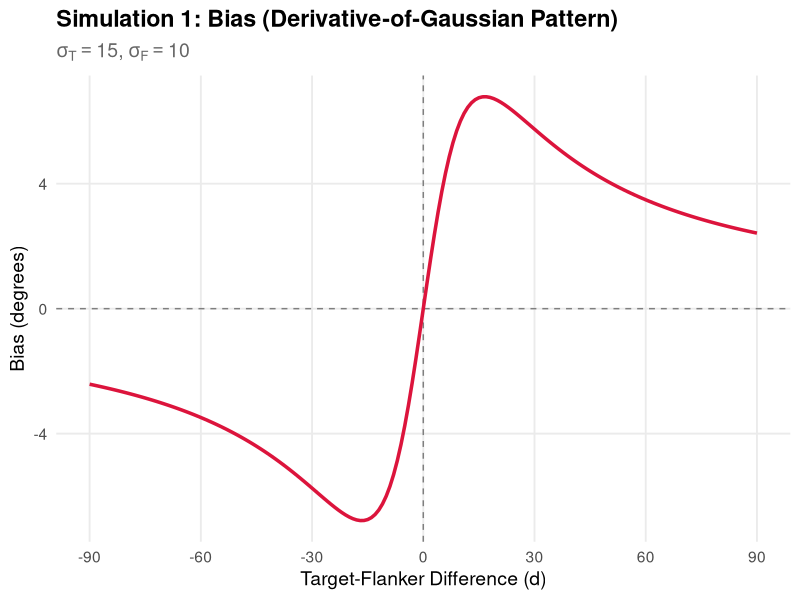
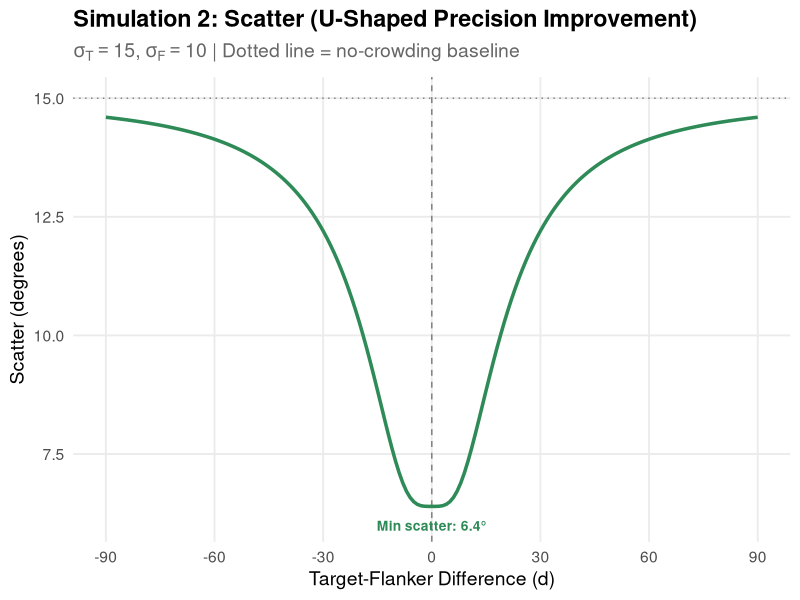
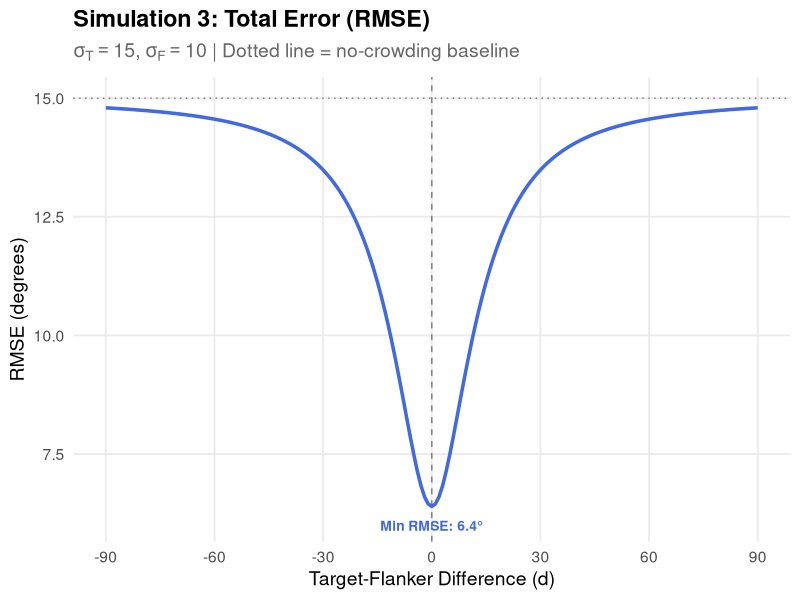
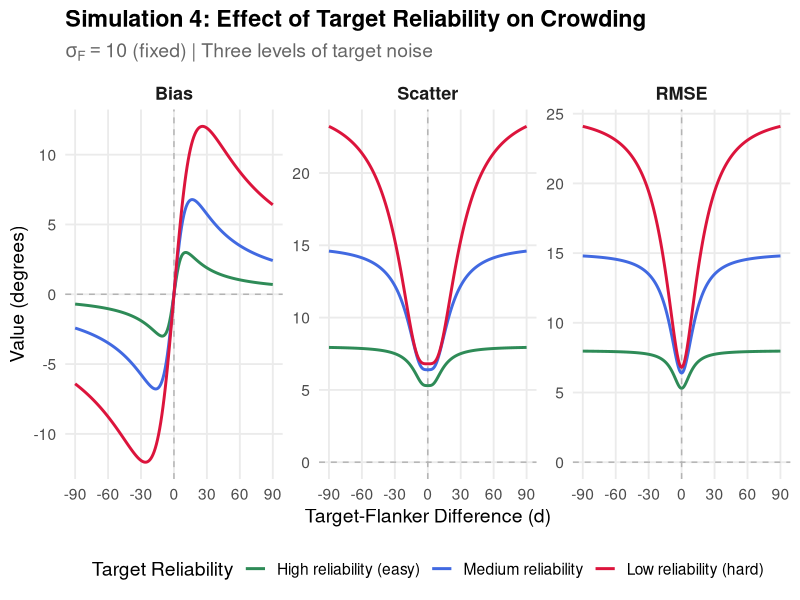
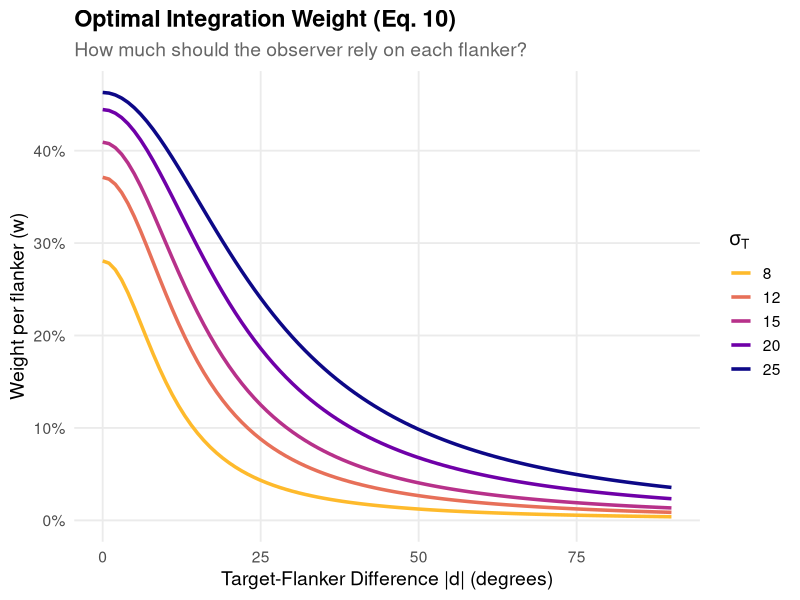
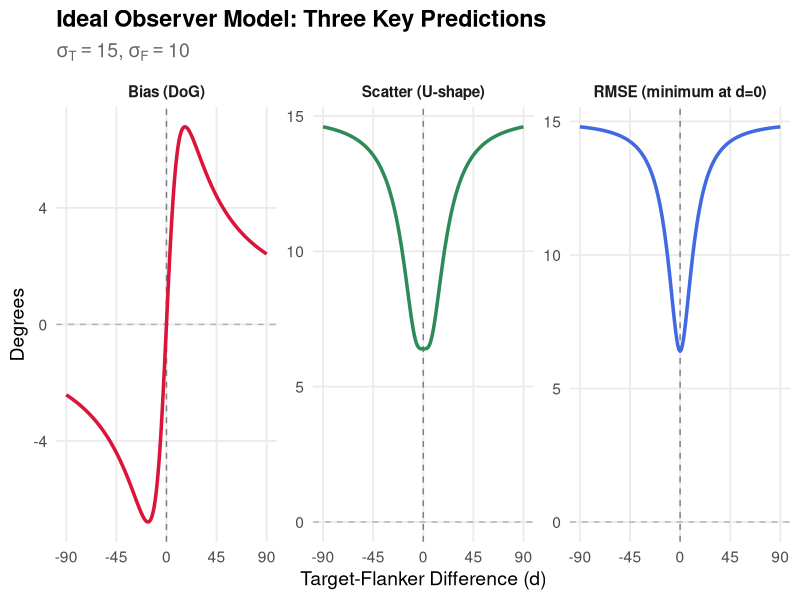
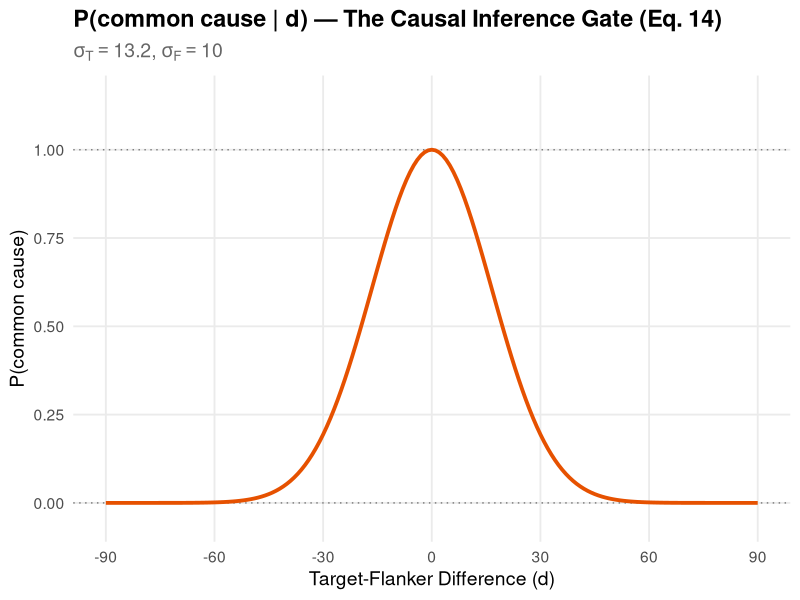
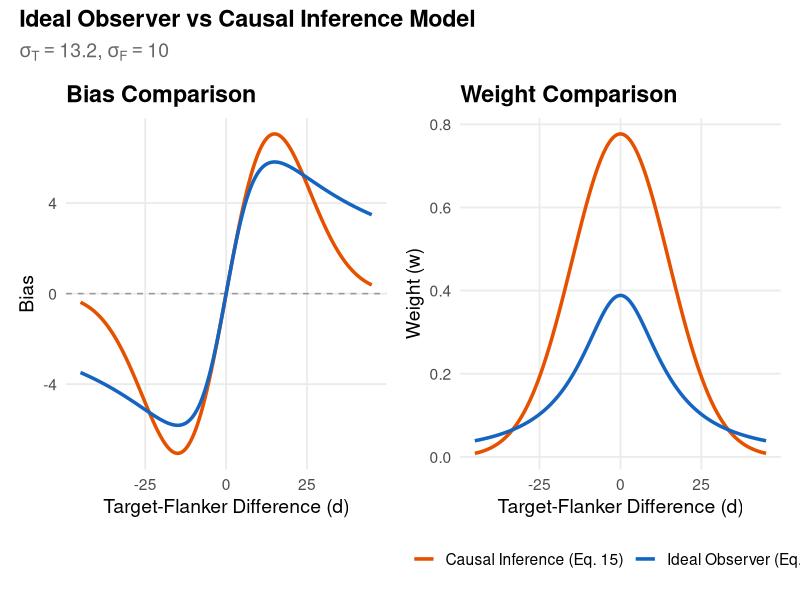

Here is the R script that generated these plots, in order:
## ---- chunk 1
#| label: setup
library(tidyverse)
library(patchwork)

theme_set(
  theme_minimal(base_size = 14) +
    theme(
      panel.grid.minor = element_blank(),
      plot.title = element_text(face = "bold"),
      plot.subtitle = element_text(color = "grey40")
    )
)
## ---- chunk 2
#| label: bias-function
compute_bias <- function(w, d) {
  2 * w * d
}
## ---- chunk 3
#| label: scatter-function
compute_scatter <- function(w, sigma_T, sigma_F) {
  sqrt(2 * w^2 * sigma_F^2 + (1 - 2 * w)^2 * sigma_T^2)
}
## ---- chunk 4
#| label: total-error-sq
total_error_sq <- function(w, d, sigma_T, sigma_F) {
  4 * w^2 * d^2 + 2 * w^2 * sigma_F^2 + (1 - 4*w + 4*w^2) * sigma_T^2
}
## ---- chunk 5
#| label: optimal-weight
optimal_weight <- function(sigma_T, sigma_F, d) {
  sigma_T^2 / (2 * sigma_T^2 + sigma_F^2 + 2 * d^2)
}
## ---- chunk 6
#| label: weight-examples
examples <- tribble(
  ~sigma_T, ~sigma_F, ~d,
  13.2,     10.0,     0,
  13.2,     10.0,     15,
  13.2,     10.0,     45,
  10.0,     13.2,     0,
  10.0,     10.0,     0
)

examples <- examples %>%
  mutate(
    w = optimal_weight(sigma_T, sigma_F, d),
    target_weight = 1 - 2 * w,
    description = case_when(
      sigma_T == 13.2 & d == 0  ~ "Unreliable T, identical flankers",
      sigma_T == 13.2 & d == 15 ~ "Unreliable T, moderate d",
      sigma_T == 13.2 & d == 45 ~ "Unreliable T, very different",
      sigma_T == 10.0 & sigma_F == 13.2 ~ "Reliable T, unreliable F",
      sigma_T == 10.0 & sigma_F == 10.0 ~ "Equal reliability"
    )
  )

knitr::kable(
  examples %>% select(description, sigma_T, sigma_F, d, w, target_weight),
  digits = 3,
  col.names = c("Condition", "σ_T", "σ_F", "d", "w (per flanker)", "1-2w (target)")
)
## ---- chunk 7
#| label: rmse-function
compute_rmse <- function(bias, scatter) {
  sqrt(bias^2 + scatter^2)
}
## ---- chunk 8
#| label: sim1-bias
#| fig-width: 8
#| fig-height: 5

sigma_T <- 15
sigma_F <- 10
d_range <- seq(-90, 90, by = 1)

sim1 <- tibble(
  d = d_range,
  w = optimal_weight(sigma_T, sigma_F, d_range),
  bias = compute_bias(w, d_range)
)

ggplot(sim1, aes(x = d, y = bias)) +
  geom_hline(yintercept = 0, linetype = "dashed", color = "grey50") +
  geom_vline(xintercept = 0, linetype = "dashed", color = "grey50") +
  geom_line(linewidth = 1.2, color = "#DC143C") +
  labs(
    title = "Simulation 1: Bias (Derivative-of-Gaussian Pattern)",
    subtitle = bquote(sigma[T] == .(sigma_T) * "," ~ sigma[F] == .(sigma_F)),
    x = "Target-Flanker Difference (d)",
    y = "Bias (degrees)"
  ) +
  scale_x_continuous(breaks = seq(-90, 90, 30))
## ---- chunk 9
#| label: sim2-scatter
#| fig-width: 8
#| fig-height: 5

sim2 <- tibble(
  d = d_range,
  w = optimal_weight(sigma_T, sigma_F, d_range),
  scatter = compute_scatter(w, sigma_T, sigma_F)
)

ggplot(sim2, aes(x = d, y = scatter)) +
  geom_hline(yintercept = sigma_T, linetype = "dotted", color = "grey50") +
  geom_vline(xintercept = 0, linetype = "dashed", color = "grey50") +
  geom_line(linewidth = 1.2, color = "#2E8B57") +
  labs(
    title = "Simulation 2: Scatter (U-Shaped Precision Improvement)",
    subtitle = bquote(sigma[T] == .(sigma_T) * "," ~ sigma[F] == .(sigma_F) ~
                      "| Dotted line = no-crowding baseline"),
    x = "Target-Flanker Difference (d)",
    y = "Scatter (degrees)"
  ) +
  scale_x_continuous(breaks = seq(-90, 90, 30)) +
  annotate("text", x = 0, y = min(sim2$scatter) - 0.3,
           label = paste0("Min scatter: ", round(min(sim2$scatter), 1), "\u00b0"),
           hjust = 0.5, vjust = 1, size = 3.5, color = "#2E8B57", fontface = "bold")
## ---- chunk 10
#| label: sim3-rmse
#| fig-width: 8
#| fig-height: 5

sim3 <- tibble(
  d = d_range,
  w = optimal_weight(sigma_T, sigma_F, d_range),
  bias = compute_bias(w, d_range),
  scatter = compute_scatter(w, sigma_T, sigma_F),
  rmse = compute_rmse(bias, scatter)
)

ggplot(sim3, aes(x = d, y = rmse)) +
  geom_hline(yintercept = sigma_T, linetype = "dotted", color = "grey50") +
  geom_vline(xintercept = 0, linetype = "dashed", color = "grey50") +
  geom_line(linewidth = 1.2, color = "#4169E1") +
  labs(
    title = "Simulation 3: Total Error (RMSE)",
    subtitle = bquote(sigma[T] == .(sigma_T) * "," ~ sigma[F] == .(sigma_F) ~
                      "| Dotted line = no-crowding baseline"),
    x = "Target-Flanker Difference (d)",
    y = "RMSE (degrees)"
  ) +
  scale_x_continuous(breaks = seq(-90, 90, 30)) +
  annotate("text", x = 0, y = min(sim3$rmse) - 0.3,
           label = paste0("Min RMSE: ", round(min(sim3$rmse), 1), "\u00b0"),
           hjust = 0.5, vjust = 1, size = 3.5, color = "#4169E1", fontface = "bold")
## ---- chunk 11
#| label: sim4-reliability
#| fig-width: 10
#| fig-height: 8

sigma_F_fixed <- 10

reliability_sim <- expand_grid(
  d = d_range,
  sigma_T = c(8, 15, 25),
  sigma_F = sigma_F_fixed
) %>%
  mutate(
    reliability_desc = factor(
      case_when(
        sigma_T == 8  ~ "High reliability (easy)",
        sigma_T == 15 ~ "Medium reliability",
        sigma_T == 25 ~ "Low reliability (hard)"
      ),
      levels = c("High reliability (easy)",
                 "Medium reliability",
                 "Low reliability (hard)")
    ),
    w = optimal_weight(sigma_T, sigma_F, d),
    bias = compute_bias(w, d),
    scatter = compute_scatter(w, sigma_T, sigma_F),
    rmse = compute_rmse(bias, scatter)
  )

plot_data <- reliability_sim %>%
  pivot_longer(
    cols = c(bias, scatter, rmse),
    names_to = "metric",
    values_to = "value"
  ) %>%
  mutate(
    metric = factor(metric,
      levels = c("bias", "scatter", "rmse"),
      labels = c("Bias", "Scatter", "RMSE")
    )
  )

ggplot(plot_data, aes(x = d, y = value, color = reliability_desc)) +
  geom_hline(yintercept = 0, linetype = "dashed", color = "grey70") +
  geom_vline(xintercept = 0, linetype = "dashed", color = "grey70") +
  geom_line(linewidth = 1) +
  facet_wrap(~metric, scales = "free_y", ncol = 3) +
  scale_color_manual(values = c("#2E8B57", "#4169E1", "#DC143C")) +
  labs(
    title = "Simulation 4: Effect of Target Reliability on Crowding",
    subtitle = bquote(sigma[F] == .(sigma_F_fixed) ~ "(fixed) | Three levels of target noise"),
    x = "Target-Flanker Difference (d)",
    y = "Value (degrees)",
    color = "Target Reliability"
  ) +
  scale_x_continuous(breaks = seq(-90, 90, 30)) +
  theme(
    legend.position = "bottom",
    strip.text = element_text(face = "bold", size = 13)
  )
## ---- chunk 12
#| label: weight-surface
#| fig-width: 8
#| fig-height: 5

weight_data <- expand_grid(
  d = seq(0, 90, by = 1),
  sigma_T = c(8, 12, 15, 20, 25)
) %>%
  mutate(
    w = optimal_weight(sigma_T, sigma_F = 10, d)
  )

ggplot(weight_data, aes(x = d, y = w, color = factor(sigma_T))) +
  geom_line(linewidth = 1.2) +
  scale_color_viridis_d(option = "C", end = 0.85, direction = -1) +
  labs(
    title = "Optimal Integration Weight (Eq. 10)",
    subtitle = "How much should the observer rely on each flanker?",
    x = "Target-Flanker Difference |d| (degrees)",
    y = "Weight per flanker (w)",
    color = expression(sigma[T])
  ) +
  scale_y_continuous(labels = scales::percent, limits = c(0, NA)) +
  theme(legend.position = "right")
## ---- chunk 13
#| label: summary-plot
#| fig-width: 10
#| fig-height: 4

summary_data <- sim3 %>%
  select(d, bias, scatter, rmse) %>%
  pivot_longer(-d, names_to = "metric", values_to = "value") %>%
  mutate(
    metric = factor(metric,
      levels = c("bias", "scatter", "rmse"),
      labels = c("Bias (DoG)", "Scatter (U-shape)", "RMSE (minimum at d=0)")
    )
  )

colors <- c("Bias (DoG)" = "#DC143C",
            "Scatter (U-shape)" = "#2E8B57",
            "RMSE (minimum at d=0)" = "#4169E1")

ggplot(summary_data, aes(x = d, y = value, color = metric)) +
  geom_hline(yintercept = 0, linetype = "dashed", color = "grey70") +
  geom_vline(xintercept = 0, linetype = "dashed", color = "grey50") +
  geom_line(linewidth = 1.2) +
  facet_wrap(~metric, scales = "free_y") +
  scale_color_manual(values = colors) +
  labs(
    title = "Ideal Observer Model: Three Key Predictions",
    subtitle = bquote(sigma[T] == .(sigma_T) * "," ~ sigma[F] == .(sigma_F)),
    x = "Target-Flanker Difference (d)",
    y = "Degrees"
  ) +
  scale_x_continuous(breaks = seq(-90, 90, 45)) +
  theme(legend.position = "none",
        strip.text = element_text(face = "bold", size = 11))
## ---- chunk 14
#| label: mle-weight
mle_weight <- function(sigma_A, sigma_B) {
  sigma_B^2 / (sigma_A^2 + sigma_B^2)
}
## ---- chunk 15
#| label: common-cause-prob
prob_common_cause <- function(d, sigma_A, sigma_B) {
  exp(-d^2 / (2 * (sigma_A^2 + sigma_B^2)))
}
## ---- chunk 16
#| label: ci-gate
#| fig-width: 8
#| fig-height: 5

d_ci <- seq(-90, 90, by = 1)
sigma_T_ci <- 13.2
sigma_F_ci <- 10.0

ci_gate <- tibble(
  d = d_ci,
  p_cc = prob_common_cause(d_ci, sigma_T_ci, sigma_F_ci)
)

ggplot(ci_gate, aes(x = d, y = p_cc)) +
  geom_hline(yintercept = 0, linetype = "dotted", color = "grey50") +
  geom_hline(yintercept = 1, linetype = "dotted", color = "grey50") +
  geom_line(linewidth = 1.3, color = "#E65100") +
  labs(
    title = "P(common cause | d) \u2014 The Causal Inference Gate (Eq. 14)",
    subtitle = bquote(sigma[T] == .(sigma_T_ci) * "," ~ sigma[F] == .(sigma_F_ci)),
    x = "Target-Flanker Difference (d)",
    y = "P(common cause)"
  ) +
  scale_x_continuous(breaks = seq(-90, 90, 30)) +
  scale_y_continuous(limits = c(-0.05, 1.15), breaks = seq(0, 1, 0.25))
## ---- chunk 17
#| label: ci-bias-function
ci_bias <- function(d, sigma_T, sigma_F) {
  sigma_C2 <- sigma_F^2 / 2
  w_max <- sigma_T^2 / (sigma_C2 + sigma_T^2)
  p_cc <- exp(-d^2 / (2 * (sigma_C2 + sigma_T^2)))
  w_max * p_cc * d
}
## ---- chunk 18
#| label: ci-bias-full
ci_bias_full <- function(d, sigma_T, sigma_F, beta, rho, gamma) {
  sigma_C2 <- sigma_F^2 / 2
  w_ratio <- sigma_T^2 / (sigma_C2 + sigma_T^2)
  p_cc <- exp(-d^2 / (2 * gamma^2 * (sigma_C2 + sigma_T^2)))
  beta * rho * w_ratio * p_cc * d
}
## ---- chunk 19
#| label: io-vs-ci
#| fig-width: 12
#| fig-height: 5

d_comp <- seq(-45, 45, by = 0.5)

comparison <- tibble(
  d = rep(d_comp, 2),
  model = rep(c("Ideal Observer (Eq. 10)", "Causal Inference (Eq. 15)"), each = length(d_comp)),
  bias = c(
    compute_bias(optimal_weight(sigma_T_ci, sigma_F_ci, d_comp), d_comp),
    ci_bias(d_comp, sigma_T_ci, sigma_F_ci)
  ),
  weight = c(
    optimal_weight(sigma_T_ci, sigma_F_ci, d_comp),
    {
      sigma_C2 <- sigma_F_ci^2 / 2
      w_max <- sigma_T_ci^2 / (sigma_C2 + sigma_T_ci^2)
      p_cc <- exp(-d_comp^2 / (2 * (sigma_C2 + sigma_T_ci^2)))
      w_max * p_cc
    }
  )
)

p_bias <- ggplot(comparison, aes(x = d, y = bias, color = model)) +
  geom_hline(yintercept = 0, linetype = "dashed", color = "grey60") +
  geom_line(linewidth = 1.2) +
  scale_color_manual(values = c("Ideal Observer (Eq. 10)" = "#1565C0",
                                "Causal Inference (Eq. 15)" = "#E65100")) +
  labs(title = "Bias Comparison",
       x = "Target-Flanker Difference (d)", y = "Bias") +
  theme(legend.position = "none")

p_weight <- ggplot(comparison, aes(x = d, y = weight, color = model)) +
  geom_line(linewidth = 1.2) +
  scale_color_manual(values = c("Ideal Observer (Eq. 10)" = "#1565C0",
                                "Causal Inference (Eq. 15)" = "#E65100")) +
  labs(title = "Weight Comparison",
       x = "Target-Flanker Difference (d)", y = "Weight (w)") +
  theme(legend.position = "bottom", legend.title = element_blank())

p_bias + p_weight +
  plot_annotation(
    title = "Ideal Observer vs Causal Inference Model",
    subtitle = bquote(sigma[T] == .(sigma_T_ci) * "," ~ sigma[F] == .(sigma_F_ci))
  )
## ---- chunk 20
#| label: dog-fit-function
dog_fit <- function(theta, a, m, s, b) {
  a * (theta - m) * exp(-(theta - m)^2 / s^2) + b
}
## ---- chunk 21
#| label: gaussian-scatter-function
gaussian_scatter_fit <- function(theta, a, m, s, b) {
  a * exp(-(theta - m)^2 / s^2) + b
}
## ---- chunk 22
#| label: fitting-demo
#| fig-width: 12
#| fig-height: 5

set.seed(42)
d_fit <- seq(-45, 45, by = 5)
sigma_T_fit <- 13.2
sigma_F_fit <- 10.0

w_fit <- optimal_weight(sigma_T_fit, sigma_F_fit, d_fit)
true_bias <- compute_bias(w_fit, d_fit)
true_scatter <- compute_scatter(w_fit, sigma_T_fit, sigma_F_fit)

observed_bias <- true_bias + rnorm(length(d_fit), 0, 0.5)
observed_scatter <- true_scatter + rnorm(length(d_fit), 0, 0.3)

df_obs <- data.frame(d = d_fit, bias = observed_bias, scatter = observed_scatter)

nls_bias <- nls(bias ~ a * (d - m) * exp(-(d - m)^2 / s^2) + b,
                data = df_obs, start = list(a = 0.3, m = 0, s = 20, b = 0))

nls_scatter <- nls(scatter ~ a * exp(-(d - m)^2 / s^2) + b,
                   data = df_obs, start = list(a = -4, m = 0, s = 20, b = 13))

theta_smooth <- seq(-45, 45, by = 0.5)
coef_b <- coef(nls_bias)
coef_s <- coef(nls_scatter)
fit_bias <- dog_fit(theta_smooth, coef_b["a"], coef_b["m"], coef_b["s"], coef_b["b"])
fit_scatter <- gaussian_scatter_fit(theta_smooth, coef_s["a"], coef_s["m"],
                                    coef_s["s"], coef_s["b"])

p_fit_bias <- ggplot() +
  geom_hline(yintercept = 0, linetype = "dashed", color = "grey60") +
  geom_point(aes(x = d_fit, y = observed_bias), size = 2.5, color = "#DC143C") +
  geom_line(aes(x = theta_smooth, y = fit_bias), linewidth = 1.2,
            color = "#DC143C", alpha = 0.6) +
  labs(title = "Bias: DoG Fit (Eq. 18)",
       x = "Target-Flanker Difference (d)", y = "Bias (degrees)") +
  scale_x_continuous(breaks = seq(-45, 45, 15))

p_fit_scatter <- ggplot() +
  geom_hline(yintercept = sigma_T_fit, linetype = "dotted", color = "grey50") +
  geom_point(aes(x = d_fit, y = observed_scatter), size = 2.5, color = "#2E8B57") +
  geom_line(aes(x = theta_smooth, y = fit_scatter), linewidth = 1.2,
            color = "#2E8B57", alpha = 0.6) +
  labs(title = "Scatter: Gaussian Fit (Eq. 19)",
       x = "Target-Flanker Difference (d)", y = "Scatter (degrees)") +
  scale_x_continuous(breaks = seq(-45, 45, 15))

p_fit_bias + p_fit_scatter +
  plot_annotation(
    title = "Model Fitting Functions (Eq. 18\u201319)",
    subtitle = "Synthetic data from IO model + noise, fitted with DoG and Gaussian"
  )
